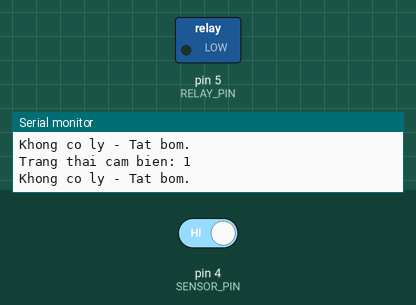
Recording of a sketch running on a simulated Arduino Uno, built with avr-gcc and run on an emulated ATmega328P. Shown: switched loads named in the sketch (green lamp = pin HIGH), the last lines printed to the serial monitor. The test bench sets the inputs (shaded band); at power-on: pin 4 (SENSOR_PIN) HIGH.

Above: at 1.8 s.
1.9 s: pin 4 (SENSOR_PIN) driven LOW
At 3.2 s:
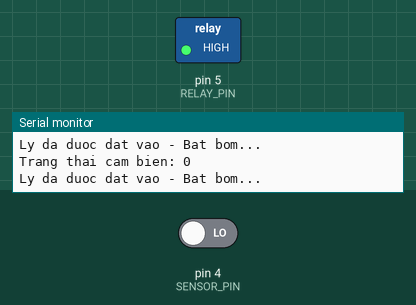
3.5 s: pin 4 (SENSOR_PIN) driven HIGH
At 4.6 s:
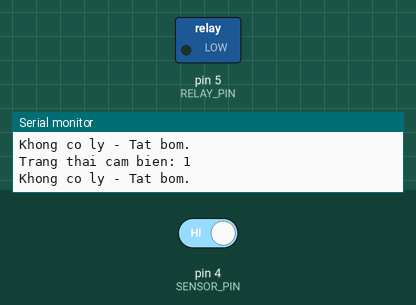
Timing chart, 0 to 6.5 s (numbered marks = the images above; inputs shaded):
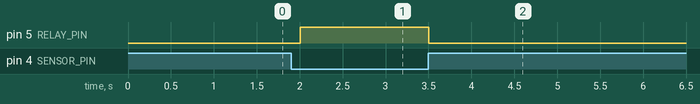

The sketch:

binhnuoc.ino
```cpp
#define SENSOR_PIN 4  // Cảm biến vật cản LM393
#define RELAY_PIN 5   // Relay điều khiển bơm

void setup() {
    pinMode(SENSOR_PIN, INPUT);
    pinMode(RELAY_PIN, OUTPUT);
    digitalWrite(RELAY_PIN, LOW);  // Tắt bơm ban đầu
    Serial.begin(115200);
    Serial.println("Khoi dong he thong may rot nuoc tu dong...");
}

void loop() {
    int sensorValue = digitalRead(SENSOR_PIN);

    Serial.print("Trang thai cam bien: ");
    Serial.println(sensorValue);

    if (sensorValue == LOW) {  // Nếu phát hiện vật cản (ly đặt vào)
        Serial.println("Ly da duoc dat vao - Bat bom...");
        digitalWrite(RELAY_PIN, HIGH);  // Bật bơm
    } else {
        Serial.println("Khong co ly - Tat bom.");
        digitalWrite(RELAY_PIN, LOW);  // Tắt bơm khi không có ly
    }

    delay(500);  // Chờ 0.5 giây để tránh đọc nhiễu liên tục
}
```

Measured:
- after the input at 1.9 s, pin 5 (RELAY_PIN): LOW → HIGH after 0.10 s
- after the input at 3.5 s, pin 5 (RELAY_PIN): HIGH → LOW at once
